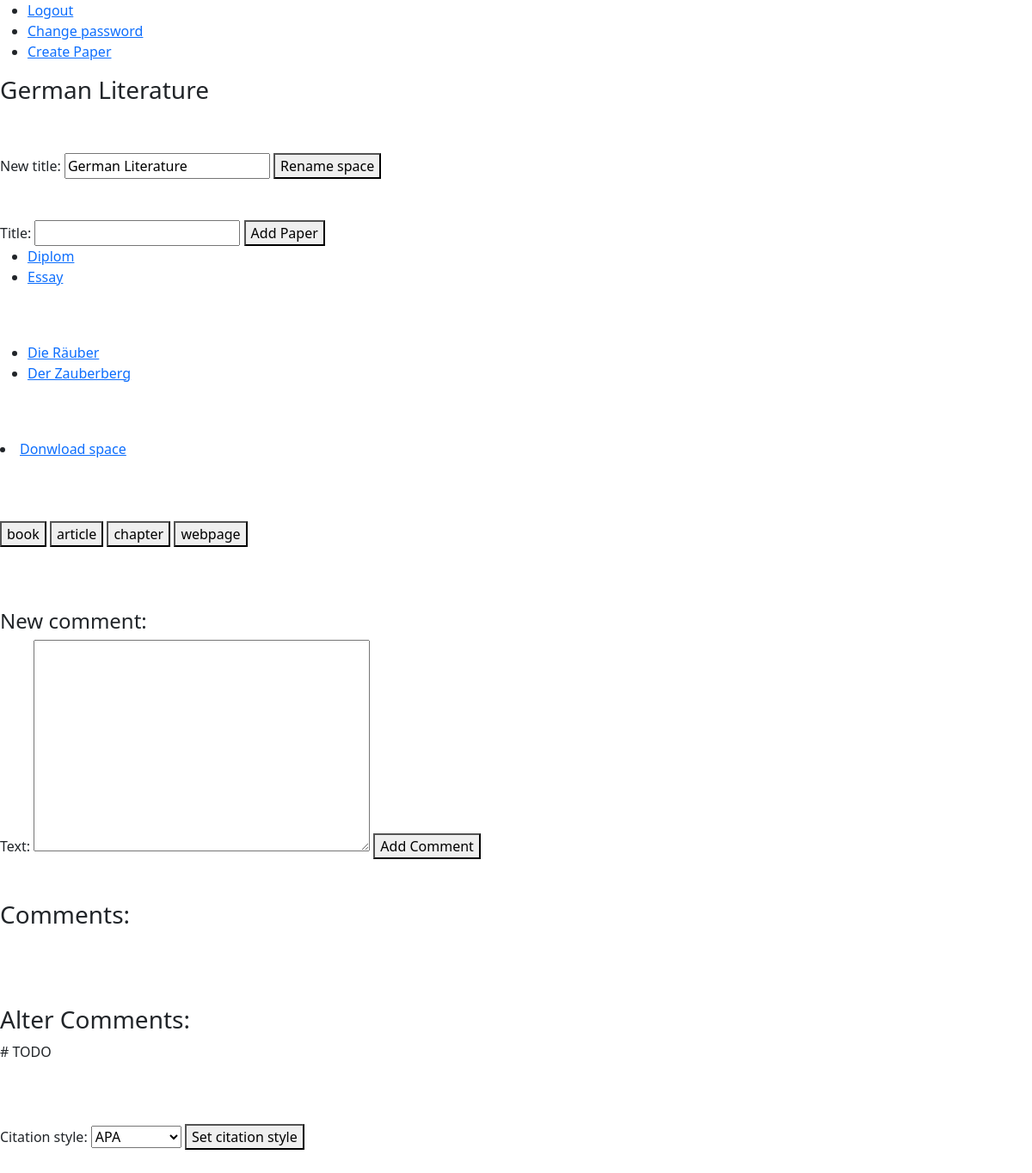
The app's page /work_space/1 (signed in) with its own data.
### work_space/models.py (models this page shows, shortened)
class WorkSpace(models.Model):
    owner = models.ForeignKey(User, on_delete=models.CASCADE)
    guests = models.ManyToManyField(User, blank=True, related_name="guests")
    title = models.CharField(max_length=50)
    citation_style = models.CharField(max_length=10, default="APA & MLA")
    is_archived = models.BooleanField(default=False)
    def __str__(self):
        return self.title

### paper_work/models.py (models this page shows, shortened)
class Paper(models.Model):
    work_space = models.ForeignKey(WorkSpace, on_delete=models.CASCADE, related_name="papers")
    user = models.ForeignKey(User, on_delete=models.CASCADE)
    title = models.CharField(max_length=50, unique=True)
    sources = models.ManyToManyField(Source, blank=True, related_name="sources")
    is_archived = models.BooleanField(default=False)
    is_finished = models.BooleanField(default=False)
    is_published = models.BooleanField(default=False)
    def __str__(self):
        return self.title

### bookshelf/models.py (models this page shows, shortened)
class Source(models.Model):
    real_type = models.ForeignKey(ContentType, editable=False, on_delete=models.CASCADE)
    work_space = models.ForeignKey(WorkSpace, on_delete=models.CASCADE, related_name="sources")
    user = models.ForeignKey(User, on_delete=models.CASCADE, related_name="sources")
    title = models.CharField(max_length=100)
    author = models.CharField(max_length=70, blank=True)
    year = models.CharField(max_length=5, blank=True)
    file = models.FileField(upload_to=saving_path, blank=True)
    link = models.CharField(max_length=40, blank=True)
    def __str__(self):
        return self.title

### work_space/views.py (the view)
# urls.py: path("", include("work_space.urls")),
@login_required(redirect_field_name=None)
def work_space(request, space_id):
    space = check_work_space(space_id, request.user)
    return render(request, "work_space/work_space.html", {"space": space,
                                                          "papers": space.papers.all(),
                                                          "books": space.sources.all(),
                                                          "form": NewPaperForm(),
                                                          "book_form": BookForm(),
                                                          "article_form": ArticleForm(),
                                                          "chapter_form": ChapterForm(),
                                                          "webpage_form": WebpageForm(),
                                                          "comment_form": NewCommentForm(),
                                                          "rename_form": RenameWorkSpaceForm().set_initial(space),
                                                          "citation_form": CitationStyleForm(),
                                                          "comments": space.comments.all()
                                                          })

### paper_work/forms.py (shortened to what this page needs)
class NewPaperForm(forms.Form):
    title = forms.CharField(max_length=50)

### bookshelf/forms.py
class BookForm(CommonFields):
    source_type = forms.CharField(widget=forms.HiddenInput(attrs={"value": "book"}))
    title = forms.CharField()
    publishing_house = forms.CharField()
    year = forms.CharField()

### utils/verification.py (called while the page is built)
def check_work_space(space_id: int, user: User) -> WorkSpace | Http404 | PermissionDenied:
    try:
        space = WorkSpace.objects.get(pk=space_id)
    except ObjectDoesNotExist:
        raise Http404
    else:
        if space.owner != user and user not in space.guests.all():
            raise PermissionDenied
    return space

### work_space/forms.py (called while the page is built)
    def set_initial(self, space: WorkSpace):
        self.fields["new_title"].initial = space.title
        return self

### work_space/templates/work_space/work_space.html (shortened to what this page needs)
{% extends "layout.html" %}
{% load static %}
{% block body %}
    <h3>{{ space }}</h3><br><br>
    <form action="{% url 'work_space:rename_space' space.pk %}" method="post">
        {{ rename_form }}
        <button type="submit">Rename space</button>
    </form><br><br>
    <form action="{% url 'paper_work:create_paper' space.pk %}" method="post">
        {{ form }}
        <button id="change_password_button" type="submit">Add Paper</button>
    </form>
    <ul>
        {% for paper in papers %}
        <li>
            <a href="{% url 'paper_work:paper_space' paper.pk %}">{{ paper }}</a>
        </li>
        {% endfor %}
    </ul><br><br>
    <ul>
        {% for book in books %}
        <li>
           <a href="{% url 'bookshelf:source_space' book.pk %}">{{ book }}</a>
        </li>
        {% endfor %}
    </ul><br><br>
    <li>
        <a href="{% url 'work_space:download_space' space.pk %}">Donwload space</a>
    </li><br><br><br>
    <button class="show_form_button" id="book" type="button">book</button>
    <button class="show_form_button" id="article" type="button">article</button>
    <button class="show_form_button" id="chapter" type="button">chapter</button>
    <button class="show_form_button" id="webpage" type="button">webpage</button>
    <br><br><br><br>
    <h4>New comment:</h4>
    <form action="{% url 'work_space:leave_comment' space.pk %}" method="post">
        {{ comment_form }}
        <button type="submit">Add Comment</button>
    </form><br><br>
    <h3>Comments:</h3>
    <br><br><br>
    <h3>Alter Comments:</h3>
    # TODO
    <br><br><br>
    <br>
    <form action="{% url 'work_space:set_citation_style' space.pk %}" method="post">
        {{ citation_form }}
        <button type="submit">Set citation style</button>
    </form><br><br>
{% endblock %}

### records on screen
WorkSpace: title "German Literature"
Paper: title "Diplom"
Paper: title "Essay"
Source: title "Die Räuber"
Source: title "Der Zauberberg"
